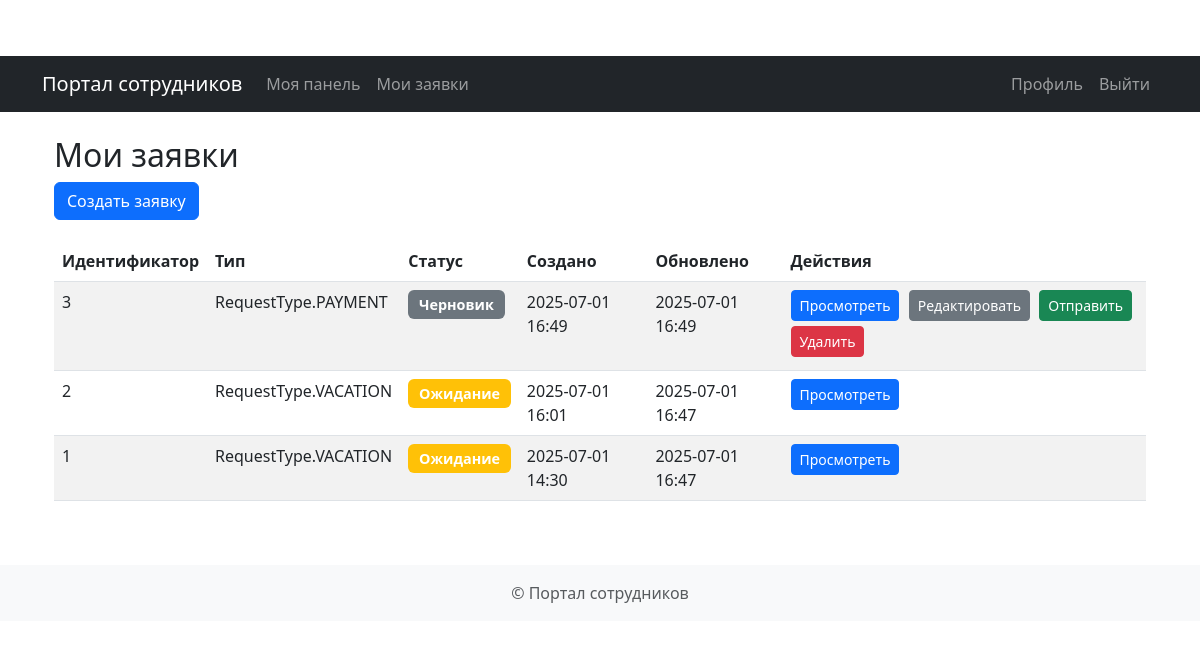
Page /employee/requests (signed in) on the committed database.
### app/models.py (models this page shows)
class Request(Base):
    __tablename__ = "requests"
    id = Column(Integer, primary_key=True, index=True)
    type = Column(SQLEnum(RequestType))
    status = Column(SQLEnum(RequestStatus), default=RequestStatus.DRAFT)
    created_at = Column(DateTime, default=datetime.utcnow)
    updated_at = Column(DateTime, default=datetime.utcnow, onupdate=datetime.utcnow)
    content = Column(Text)
    documents = Column(Text, nullable=True)
    manager_comment = Column(Text, nullable=True)
    hr_comment = Column(Text, nullable=True)
    owner_id = Column(Integer, ForeignKey("users.id"))
    manager_id = Column(Integer, ForeignKey("users.id"))
    hr_officer_id = Column(Integer, ForeignKey("users.id"), nullable=True)
    owner = relationship("User", foreign_keys=[owner_id], back_populates="requests")
    manager = relationship("User", foreign_keys=[manager_id], back_populates="managed_requests")
    hr_officer = relationship("User", foreign_keys=[hr_officer_id], back_populates="hr_requests")

### app/routes/employee.py (the view)
@router.get("/requests", response_class=HTMLResponse)
async def list_requests(
        request: StarletteRequest,
        current_user: User = Depends(get_current_user),
        db: Session = Depends(get_db)
):
    requests = db.query(Request).filter(
        Request.owner_id == current_user.id
    ).order_by(Request.created_at.desc()).all()
    return render_template(
        request,
        "employee/requests.html",
        {
            "user": current_user,
            "requests": requests,
            "RequestStatus": RequestStatus
        }
    )

### app/templates/employee/requests.html (shortened to what this page needs)
{% extends "base.html" %}
{% block content %}
<div class="container mt-4">
    <h2>Мои заявки</h2>
    <div class="mb-3">
        <a href="/employee/requests/new" class="btn btn-primary">Создать заявку</a>
    </div>
    <div class="table-responsive">
        <table class="table table-striped">
            <thead>
                <tr>
                    <th>Идентификатор</th>
                    <th>Тип</th>
                    <th>Статус</th>
                    <th>Создано</th>
                    <th>Обновлено</th>
                    <th>Действия</th>
                </tr>
            </thead>
            <tbody>
                {% for req in requests %}
                <tr>
                    <td>{{ req.id }}</td>
                    <td>{{ req.type }}</td>
                    <td>
                        {% if req.status == "draft" %}
                            <span class="badge bg-secondary">Черновик</span>
                        {% elif req.status == "pending" %}
                            <span class="badge bg-warning">Ожидание</span>
                        {% elif req.status == "approved" %}
                            <span class="badge bg-success">Одобрено</span>
                        {% elif req.status == "rejected" %}
                            <span class="badge bg-danger">Отклонено</span>
                        {% elif req.status == "completed" %}
                            <span class="badge bg-info">Выполнено</span>
                        {% endif %}
                    </td>
                    <td>{{ req.created_at.strftime('%Y-%m-%d %H:%M') }}</td>
                    <td>{{ req.updated_at.strftime('%Y-%m-%d %H:%M') }}</td>
                    <td>
                        <a href="/employee/requests/{{ req.id }}" class="btn btn-sm btn-primary">Просмотреть</a>
                        {% if req.status == "draft" %}
                            <a href="/employee/requests/{{ req.id }}/edit" class="btn btn-sm btn-secondary">Редактировать</a>
                            <form action="/employee/requests/{{ req.id }}/submit" method="post" class="d-inline">
                                <button type="submit" class="btn btn-sm btn-success">Отправить</button>
                            </form>
                            <form action="/employee/requests/{{ req.id }}/delete" method="post" class="d-inline">
                                <button type="submit" class="btn btn-sm btn-danger">Удалить</button>
                            </form>
                        {% endif %}
                    </td>
                </tr>
                {% endfor %}
            </tbody>
        </table>
    </div>
</div>
{% endblock %}

### app/static/css/styles.css (style rules this page uses)
body { padding-top: 56px; }
.table-responsive { overflow-x: auto; }
.badge { font-size: 0.9em; padding: 0.5em 0.75em; }
.btn { margin-right: 5px; margin-bottom: 5px; }

### rows in the picture
Request: id "3", type "RequestType.PAYMENT", status "Черновик", created_at "2025-07-01 16:49", updated_at "2025-07-01 16:49"
Request: id "2", type "RequestType.VACATION", status "Ожидание", created_at "2025-07-01 16:01", updated_at "2025-07-01 16:47"
Request: id "1", type "RequestType.VACATION", status "Ожидание", created_at "2025-07-01 14:30", updated_at "2025-07-01 16:47"
